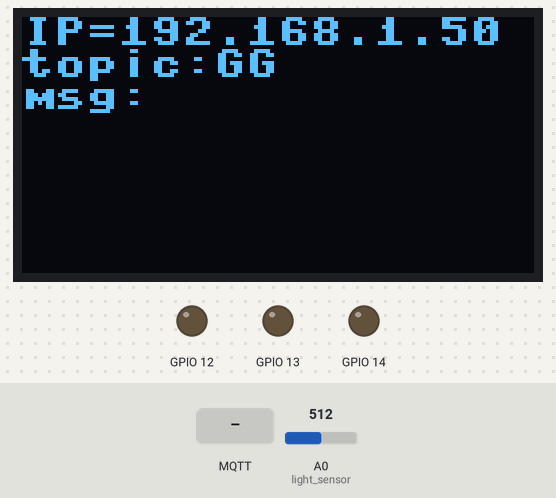
Bench run of a program on a simulated ESP8266 board running MicroPython. On the bench: 128×64 one-colour display, output pins drawn as LEDs (lit = HIGH). Inputs (shaded band) come from the test bench; at power-on: A0 (light_sensor) = 512 (analog values on the 0–1023 scale). WiFi joins after 1.5 s; no MQTT or app messages arrive unless stated; library files of the repository ran but are not shown: ssd1306.py; what the program prints to the serial console is not drawn.

Above: at 2.8 s.
2.9 s: MQTT message "on" arrives on the first subscribed topic
At 3.7 s:
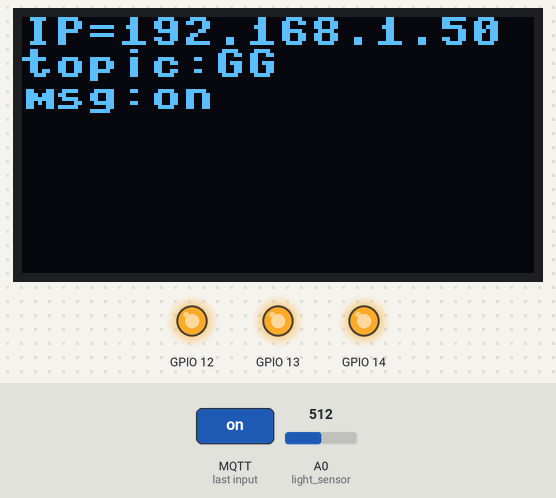
4.5 s: MQTT message "off" arrives on the first subscribed topic
At 5.9 s:
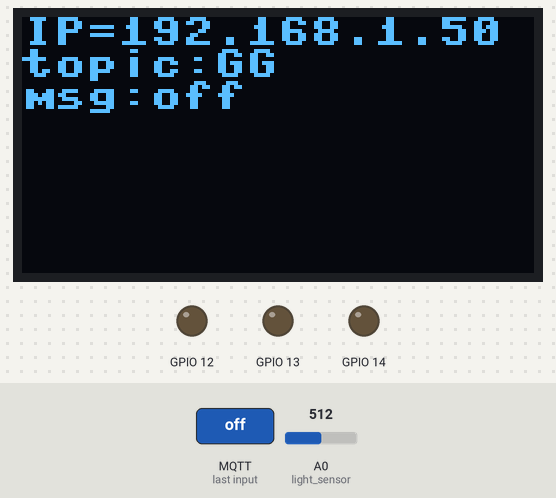
6.2 s: MQTT message "auto" arrives on the first subscribed topic
At 7.4 s:
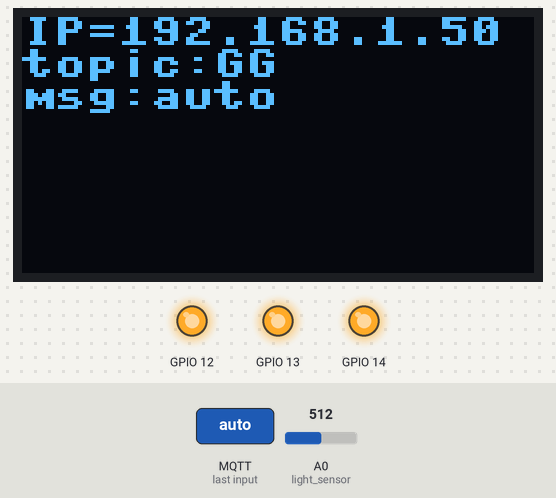
7.8 s: MQTT message "1" arrives on the first subscribed topic
At 8.7 s:
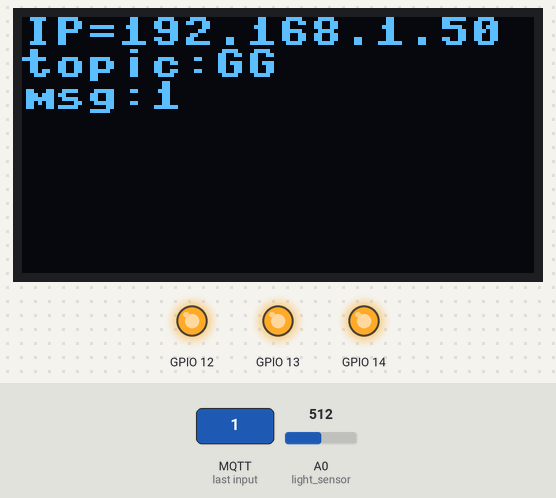
Timing chart, 0 to 10.4 s (numbered marks = the images above; inputs shaded):
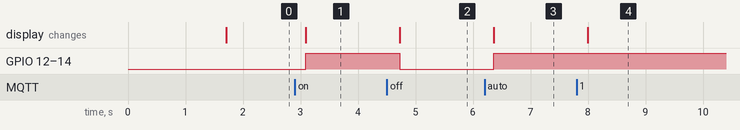

Measured:
- after the input at 2.9 s, GPIO 12–14: LOW → HIGH after 0.19 s; the display: changes after 0.19 s (image 1)
- after the input at 4.5 s, GPIO 12–14: HIGH → LOW after 0.22 s; the display: changes after 0.22 s (image 2)
- after the input at 6.2 s, GPIO 12–14: LOW → HIGH after 0.16 s; the display: changes after 0.16 s (image 3)
- after the input at 7.8 s, the display: changes after 0.19 s (image 4)

The program:

main.py
```python
#########################匯入模組#########################
from umqtt.simple import MQTTClient
import sys
import time
import mcu
from machine import Pin, I2C
from machine import ADC
import ssd1306


#########################函式與類別定義#########################
def on_message(topic, msg):
    global m
    msg = msg.decode("utf8")
    topic = topic.decode("utf8")
    print(f"my subscribed topic:{topic}, received message:{msg}")
    m = msg


def display_message(init_y, msg):
    max_chars_per_line = 16  # 每行最大字元數
    for m in range(0, len(msg), max_chars_per_line):
        line = msg[m : m + max_chars_per_line]
        y_position = (m // max_chars_per_line) * 8
        oled.text(line, 0, init_y + y_position)


#########################宣告與設定#########################
wi = mcu.wifi()
wi.setup(ap_active=False, sta_active=True)
if wi.connect("Singular_AI", "Singular#1234"):
    print(f"IP={wi.ip}")

mq_server = "mqtt.singularinnovation-ai.com"
mqttClientId = "GG_mcu01"
mqtt_username = "singular"  # 使用者名稱
mqtt_password = "Singular#1234"  # 密碼
mqtt = mcu.MQTT(mqttClientId, mq_server, mqtt_username, mqtt_password, keepalive=30)

mqtt.connect()


mqtt.subscribe("GG", on_message)  # 訂閱主題("GG")


gpio = mcu.gpio()
LED = mcu.LED(gpio.D5, gpio.D6, gpio.D7, pwm=False)
LED.LED_open(0, 0, 0)  # 紅色LED熄滅，綠色LED熄滅，藍色LED熄滅
light_sensor = ADC(0)  # 建立 ADC物件，腳位為ADC0
m = ""
ic2 = I2C(scl=Pin(gpio.D1), sda=Pin(gpio.D2))
oled = ssd1306.SSD1306_I2C(128, 64, ic2)
#########################主程式#########################
while True:
    oled.fill(0)
    oled.text(f"IP={wi.ip}", 0, 0)
    oled.text("topic:GG", 0, 8)
    display_message(16, f"msg:{m}")
    oled.show()
    if m == "on":
        LED.LED_open(1, 1, 1)  # 紅色LED開啟，綠色LED開啟，藍色LED開啟
    elif m == "off":
        LED.LED_open(0, 0, 0)  # 紅色LED熄滅，綠色LED熄滅，藍色LED熄滅
    elif m == "auto":
        if light_sensor.read() < 700:
            LED.LED_open(1, 1, 1)  # 紅色LED開啟，綠色LED開啟，藍色LED開啟
        else:
            LED.LED_open(0, 0, 0)  # 紅色LED熄滅，綠色LED熄滅，藍色LED熄滅
    # 查看是否有訂閱主題發布的資料
    mqtt.check_msg()
    time.sleep(0.1)  # 延遲0.1秒
```

mcu.py
```python
class gpio:
    def __init__(self):
        self._D0 = 16
        self._D1 = 5
        self._D2 = 4
        self._D3 = 0
        self._D4 = 2
        self._D5 = 14
        self._D6 = 12
        self._D7 = 13
        self._D8 = 15
        self._SDD3 = 10
        self._SDD2 = 9

    @property
    def D0(self):
        return self._D0

    @property
    def D1(self):
        return self._D1

    @property
    def D2(self):
        return self._D2

    @property
    def D3(self):
        return self._D3

    @property
    def D4(self):
        return self._D4

    @property
    def D5(self):
        return self._D5

    @property
    def D6(self):
        return self._D6

    @property
    def D7(self):
        return self._D7

    @property
    def D8(self):
        return self._D8

    @property
    def SDD3(self):
        return self._SDD3

    @property
    def SDD2(self):
        return self._SDD2


import network


class wifi:
    def __init__(self, ssid=None, password=None):
        """
        初始化 WiFi 物件(模組)
        ssid: WiFi 名稱
        password: WiFi 密碼
        """
        self.sta = network.WLAN(
            network.STA_IF
        )  # 建立 WLAN 物件，設定為站台模式 (初始化 STA 模式)
        self.ap = network.WLAN(
            network.AP_IF
        )  # 建立 WLAN 物件，設定為存取點模式 (初始化 AP 模式)
        self.ssid = ssid  # WiFi 名稱
        self.password = password  # WiFi 密碼
        self.ap.active(False)  # 關閉存取點模式
        self.sta.active(False)  # 關閉站台模式
        self.ip = None  # IP 位址(電腦位址)

    def setup(self, ap_active=False, sta_active=False):
        """
        設定 WiFi 模組的工作模式
        ap_active: 是否啟用存取點模式 (預設: False)
        sta_active: 是否啟用站台模式 (預設: False)

        使用方法:
        wi.setup(ap_active=True|False, sta_active=True|False)
        """
        self.ap_active = ap_active  # 將區域變數 ap_active 指定給方法 ap_active
        self.sta_active = sta_active  # 將區域變數 sta_active 指定給方法 sta_active
        self.ap.active(ap_active)  # 設定存取點模式
        self.sta.active(sta_active)  # 設定站台模式

    def scan(self):
        """
        搜尋附近的無線網路 (搜尋 wi-fi 熱點)
        回傳: 搜尋到的無線網路列表(wifi 列表)

        使用方法:
        wi.scan()
        """
        if self.sta_active:
            wifi_list = self.sta.scan()  # 搜尋附近的無線網路 (搜尋 AP)
            print("Scan results: ")
            for i in range(len(wifi_list)):
                print(wifi_list[i][0])
        else:
            print("STA 模式未啟用，無法搜尋無線網路。")

    def connect(self, ssid=None, password=None) -> bool:
        """
        連接到指定的無線網路
        ssid: WiFi 名稱
        password: WiFi 密碼
        回傳: 連接是否成功 (True/False)

        使用方法:
        wi.connect("WiFi_NAME", "WiFi_PASSWORD")
        或在初始化時有設定過就可以不再設定
        wi.connect()
        """
        ssid = ssid if ssid is not None else self.ssid
        password = password if password is not None else self.password
        if not self.sta_active:
            print("STA 模式未啟用，無法連接無線網路。")
            return False

        if ssid is None or password is None:
            print("wifi 名稱或密碼未設定。")
            return False

        if self.sta_active:
            self.sta.connect(ssid, password)  # 連接到指定的無線網路
            while not (self.sta.isconnected()):  # 等待連接成功
                pass
            self.ip = self.sta.ifconfig()[0]  # 取得 IP 位址
            print(
                "connet successfully", self.sta.ifconfig()
            )  # 顯示網路設定(顯示連接成功的 IP 位址)
            return True


import sys
from machine import Pin, PWM
from umqtt.simple import MQTTClient


class LED:
    def __init__(self, r_pin, g_pin, b_pin, pwm: bool = False):
        """
        LED 類別用於控制 RGB LED 燈

        屬性:
            RRD (pin): 紅色 LED 腳位
            GREEN (pin): 綠色 LED 腳位
            BLUE (pin): 藍色 LED 腳位

        方法:
            __init__(r_pin, g_pin, b_pin, pwm=False): 初始化 LED 物件
            當 pwm=False 時，使用 Pin 類別控制 LED
            當 pwm=True 時，使用 PWM 類別控制 LED
            RED.value(0 or 1): 設定紅色 LED 亮度 (0: 關閉, 1: 開啟)
            GREEN.value(0 or 1): 設定綠色 LED 亮度 (0: 關閉, 1: 開啟)
            BLUE.value(0 or 1): 設定藍色 LED 亮度 (0: 關閉, 1: 開啟)
            RED.duty(duty): 設定紅色 LED PWM 佔空比 (0-1023)
            GREEN.duty(duty): 設定綠色 LED PWM 佔空比 (0-1023)
            BLUE.duty(duty): 設定藍色 LED PWM 佔空比 (0-1023)
        """
        self.pwm = pwm
        if pwm == False:
            self.RED = Pin(r_pin, Pin.OUT)
            self.GREEN = Pin(g_pin, Pin.OUT)
            self.BLUE = Pin(b_pin, Pin.OUT)
        else:
            frequency = 1000  # PWM 頻率設為 1000Hz
            duty_cycle = 0  # PWM 初始佔空比設為 0 (關閉 LED)
            self.RED = PWM(Pin(r_pin), freq=frequency, duty=duty_cycle)
            self.GREEN = PWM(Pin(g_pin), freq=frequency, duty=duty_cycle)
            self.BLUE = PWM(Pin(b_pin), freq=frequency, duty=duty_cycle)

    def LED_open(self, RED_value, GREEN_value, BLUE_value):
        """
        LED_open 開啟方法
        LED_open(RED_value, GREEN_value, BLUE_value)
        例如:
        led = LED(r_pin=5, g_pin=4, b_pin=0, pwm=False)
        led.LED_open(1, 0, 0) # 紅色

        led= LED(r_pin=5, g_pin=4, b_pin=0, pwm=True)
        led.LED_open(512, 0, 0) # 紅色 (PWM 半亮)
        """

        if self.pwm == False:
            self.RED.value(RED_value)
            self.GREEN.value(GREEN_value)
            self.BLUE.value(BLUE_value)
        else:
            self.RED.duty(RED_value)
            self.GREEN.duty(GREEN_value)
            self.BLUE.duty(BLUE_value)


class MQTT:
    def __init__(self, client_id, server, user, password, keepalive):
        """
        初始化 MQTT 物件
        client_id: MQTT 客戶端 ID
        server: MQTT 伺服器位址
        user: 使用者名稱 (可選)
        password: 密碼 (可選)
        keepalive: 保持連線時間
        """
        self.client_id = client_id
        self.server = server
        self.user = user
        self.password = password
        self.keepalive = keepalive
        self.mqClient = MQTTClient(
            self.client_id,
            self.server,
            user=self.user,
            password=self.password,
            keepalive=self.keepalive,
        )

    def connect(self):
        """
        連接到 MQTT 伺服器
        失敗時結束程序
        """
        try:
            self.mqClient.connect()
        except:
            sys.exit()
        finally:
            print("Connected MQTT server")

    def subscribe(self, topic: str, callback: function):
        """
        訂閱主題並設置回條函數
        topic: 要訂閱的MQTT主題
        callback(function): 收到訊息時的回呼函式
        """
        self.mqClient.set_callback(callback)
        self.mqClient.subscribe(topic)

    def check_msg(self):
        """
        檢查是否有訂閱主題發布的資料
        等待已訂閱的主題發送資料
        持續保持連線
        """
        self.mqClient.check_msg()
```
